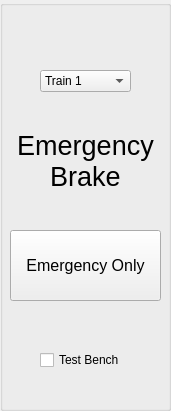
   <widget class="QGroupBox" name="primeGroup">
    <property name="geometry">
     <rect>
      <x>9</x>
      <y>10</y>
      <width>171</width>
      <height>411</height>
     </rect>
    </property>
    <property name="title">
     <string/>
    </property>
    <widget class="QLabel" name="tovarish">
     <property name="geometry">
      <rect>
       <x>0</x>
       <y>0</y>
       <width>41</width>
       <height>41</height>
      </rect>
     </property>
     <property name="text">
      <string/>
     </property>
     <property name="pixmap">
      <pixmap>tovarish-logo (1).png</pixmap>
     </property>
     <property name="scaledContents">
      <bool>true</bool>
     </property>
    </widget>
    <widget class="QComboBox" name="trainSelect">
     <property name="geometry">
      <rect>
       <x>40</x>
       <y>70</y>
       <width>91</width>
       <height>22</height>
      </rect>
     </property>
     <item>
      <property name="text">
       <string>Train 1</string>
      </property>
     </item>
    </widget>
    <widget class="QLabel" name="laemerLabel">
     <property name="geometry">
      <rect>
       <x>0</x>
       <y>120</y>
       <width>171</width>
       <height>81</height>
      </rect>
     </property>
     <property name="font">
      <font>
       <pointsize>20</pointsize>
      </font>
     </property>
     <property name="text">
      <string>Emergency Brake</string>
     </property>
     <property name="alignment">
      <set>Qt::AlignCenter</set>
     </property>
     <property name="wordWrap">
      <bool>true</bool>
     </property>
    </widget>
    <widget class="QPushButton" name="emerButton">
     <property name="geometry">
      <rect>
       <x>10</x>
       <y>230</y>
       <width>151</width>
       <height>71</height>
      </rect>
     </property>
     <property name="font">
      <font>
       <pointsize>12</pointsize>
      </font>
     </property>
     <property name="text">
      <string>Emergency Only</string>
     </property>
    </widget>
    <widget class="QCheckBox" name="tbCheck">
     <property name="geometry">
      <rect>
       <x>40</x>
       <y>350</y>
       <width>91</width>
       <height>20</height>
      </rect>
     </property>
     <property name="text">
      <string>Test Bench</string>
     </property>
    </widget>
   </widget>
